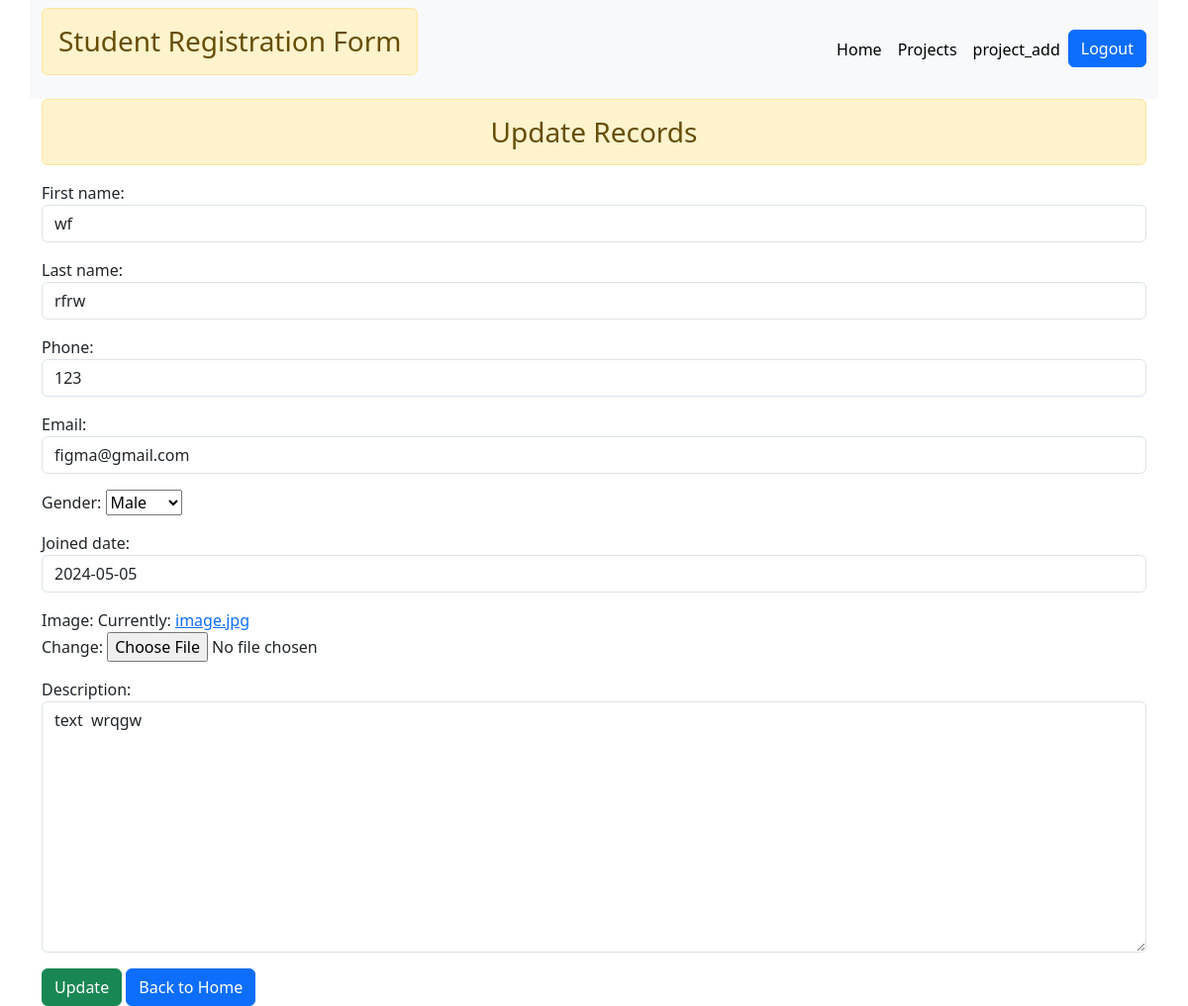
/4, run on the app's committed database.
### members/models.py (models this page shows, shortened)
class Member(models.Model):
    first_name = models.CharField(max_length=70)
    last_name = models.CharField(max_length=70, null=True, blank=True)
    phone = models.IntegerField(null=True ,blank=True)
    email = models.EmailField(default="figma@gmail.com")
    GENDER_CHOICES = (('M', 'Male'),('F', 'Female'))
    gender = models.CharField(max_length=1, choices=GENDER_CHOICES)
    joined_date = models.DateField(null=True,blank=True )
    image = models.ImageField(default='image.jpg')
    description = models.TextField(null=True, blank=True, default="text")

### members/views.py (the view)
# urls.py: path('<int:id>',views.Update_Record, name='update'),
def Update_Record(request,id):
    if request.method=='POST':
        data=Member.objects.get(pk=id)
        form = ProjectForm(instance=data)
        print("==============================")
        print(form.is_valid())
        print("==============================")
        if form.is_valid():
            form.save()
    else:
        data=Member.objects.get(pk=id)
        form=ProjectForm(instance=data)
    context={
        'form':form,
    }
    return render(request,'update.html',context)

### members/forms.py
class ProjectForm(ModelForm):
    class Meta:
        model = Member
        fields = '__all__'
        widgets={
            'first_name':forms.TextInput(attrs={'class':'form-control'}),
            'last_name':forms.TextInput(attrs={'class':'form-control'}),
            'phone':forms.TimeInput(attrs={'class':'form-control'}),
            'email':forms.EmailInput(attrs={'class':'form-control'}),
            'joined_date':forms.DateInput(attrs={'class':'form-control'}),
            'description':forms.Textarea(attrs={'class':'form-control'}),
        }

### templates/update.html (shortened to what this page needs)
{% extends 'home.html'%}
{% block content %}
<h3 class="alert alert-warning text-center">Update Records</h3>
<form action="" method="post">
    {{form.as_p}}
    <input type="submit" value="Update" class="btn btn-success">
    <a href="{% url 'project_add' %}" class="btn btn-primary"> Back to Home </a>
</form>
{% endblock content %}

### data on the page
Member: first_name "wf", last_name "rfrw", phone "123", email "figma@gmail.com", gender "Male", joined_date "2024-05-05", description "text wrqgw"
